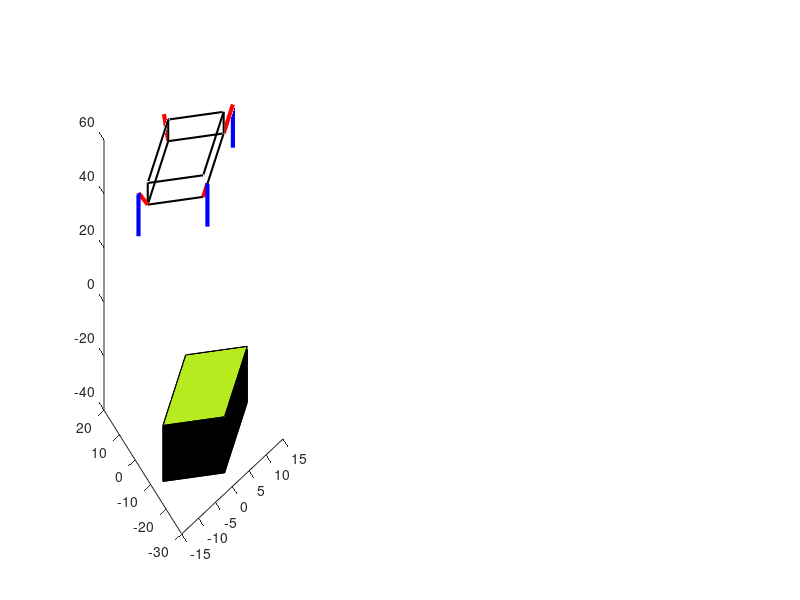

Recreate this plot in MATLAB. (Note: this script raises an error after producing the figure.)
clc; clear; close all;


%@@@@@@@@@@@@@@@@@@@@@@@@@@@@@@@@@@@@@@@@@@@@@@@@@@@@@@@@@@@@@@@@@@@@@@@@@@@@@@@@@@@@@@@@@@@@@@@@@@@@@@Leg Landing variable setting지면으로부터 50위에있음


L_ang1_east = 430;                                                % L1 이동경로설정(EAST)
L_theta1_east = L_ang1_east*(pi/180);
L_r1_east = 8;                                                    % L1 원의반지름
L_x1_east = L_r1_east*cos(L_theta1_east)+11.25;                   % X축 평행이동 및 설정
L_z1_east = L_r1_east*sin(L_theta1_east)+50 ;                     % Z축 설정

L_ang2_east = 430;                                                % L2 이동경로 설정(EAST)
L_theta2_east = L_ang2_east*(pi/180);
L_r2_east = 8;                                                    % L2 원의반지름
L_x2_east = L_r2_east*cos(L_theta2_east)+11.25;                   % X축 평행이동 및 설정
L_z2_east = L_r2_east*sin(L_theta2_east)+34;                      % Z축 평행이동 및 설정
    
L_ang1_west = 110;                                                % L1 이동경로설정(WEST)
L_theta1_west = L_ang1_west*(pi/180);
L_r1_west = 8;                                                    % L1 원의반지름
L_x1_west = L_r1_west*cos(L_theta1_west)-11.25;                   % X축 평행이동 및 설정 
L_z1_west = L_r1_west*sin(L_theta1_west)+50;                      % Z축 설정

L_ang2_west = 110;                                                % L2 이동경로 설정(WEST)
L_theta2_west = L_ang2_west*(pi/180);
L_r2_west = 8;                                                    % L2원의반지름
L_x2_west = L_r2_west*cos(L_theta2_west)-11.25;                   % X축 평행이동 및 설정
L_z2_west = L_r2_west*sin(L_theta2_west)+34;                      % Z축 평행이동 및 설정

L_ang1_north = 430;                                               % L1 이동경로설정(NORTH)
L_theta1_north = L_ang1_north*(pi/180);
L_r1_north = 8;                                                   % 원의반지름
L_y1_north = L_r1_north*cos(L_theta1_north)+11.25;                % Y축 평행이동 및 설정 
L_z1_north = L_r1_north*sin(L_theta1_north)+50;                   % Z축 설정

L_ang2_north = 430;                                               % L2 이동경로 설정(NORTH)
L_theta2_north = L_ang2_north*(pi/180);
L_r2_north = 8;                                                   % 원의반지름
L_y2_north = L_r2_north*cos(L_theta2_north)+11.25;                % Y축 평행이동 및 설정
L_z2_north = L_r2_north*sin(L_theta2_north)+34;                   % Z축 평행이동 및 설정

L_ang1_south = 110;                                               % L1 이동경로설정(SOUTH)
L_theta1_south = L_ang1_south*(pi/180);
L_r1_south = 8;                                                   % 원의반지름
L_y1_south = L_r1_south*cos(L_theta1_south)-11.25;                % Y축 평행이동 및 설정 
L_z1_south = L_r1_south*sin(L_theta1_south)+50;                   % Z축 설정

L_ang2_south = 110;                                               % L2 이동경로 설정(SOUTH)
L_theta2_south = L_ang2_south*(pi/180);
L_r2_south = 8;                                                   % 원의반지름
L_y2_south = L_r2_south*cos(L_theta2_south)-11.25;                % Y축 평행이동 및 설정
L_z2_south = L_r2_south*sin(L_theta2_south)+34;                   % Z축 평행이동 및 설정


%@@@@@@@@@@@@@@@@@@@@@@@@@@@@@@@@@@@@@@@@@@@@@@@@@@@@@@@@@@@@@@@@@@@@@@@@@@@@@@@@@@@@@@@@@@@@@@@@@@@@@@Leg down variable setting


Legd_ang1_east = 430;                                                   % L1 이동경로설정(EAST)
Legd_theta1_east = Legd_ang1_east*(pi/180);
Legd_r1_east = 8;                                                       % L1 원의반지름
Legd_x1_east = Legd_r1_east*cos(Legd_theta1_east)+11.25;                % X축 평행이동 및 설정
Legd_z1_east = Legd_r1_east*sin(Legd_theta1_east);                      % Z축 설정

Legd_ang2_east = 430;                                                   % L2 이동경로 설정(EAST)
Legd_theta2_east = Legd_ang2_east*(pi/180);
Legd_r2_east = 8;                                                       % L2 원의반지름
Legd_x2_east = Legd_r2_east*cos(Legd_theta2_east)+11.25;                % X축 평행이동 및 설정
Legd_z2_east = Legd_r2_east*sin(Legd_theta2_east)-16;                   % Z축 평행이동 및 설정

Legd_ang1_west = [110:1:270];                                           % L1 이동경로설정(WEST)
Legd_theta1_west = Legd_ang1_west*(pi/180);
Legd_r1_west = 8;                                                       % L1 원의반지름
Legd_x1_west = Legd_r1_west*cos(Legd_theta1_west)-11.25;                % X축 평행이동 및 설정 
Legd_z1_west = Legd_r1_west*sin(Legd_theta1_west);                      % Z축 설정

Legd_ang2_west = [110:1:270];                                           % L2 이동경로 설정(WEST)
Legd_theta2_west = Legd_ang2_west*(pi/180);
Legd_r2_west = 8;                                                       % L2원의반지름
Legd_x2_west = Legd_r2_west*cos(Legd_theta2_west)-11.25;                % X축 평행이동 및 설정
Legd_z2_west = Legd_r2_west*sin(Legd_theta2_west)-16;                   % Z축 평행이동 및 설정

Legd_ang1_north = [430:-1:377,linspace(377,377,107)];                    % L1 이동경로설정(NORTH)
Legd_theta1_north = Legd_ang1_north*(pi/180);
Legd_r1_north = 8;                                                      % 원의반지름
Legd_y1_north = Legd_r1_north*cos(Legd_theta1_north)+11.25;             % Y축 평행이동 및 설정 
Legd_z1_north = Legd_r1_north*sin(Legd_theta1_north);                   % Z축 설정

Legd_ang2_north = [430:-1:377,linspace(377,377,107)];                    % L2 이동경로 설정(NORTH)
Legd_theta2_north = Legd_ang2_north*(pi/180);
Legd_r2_north = 8;                                                      % 원의반지름
Legd_y2_north = Legd_r2_north*cos(Legd_theta2_north)+11.25;             % Y축 평행이동 및 설정
Legd_z2_north = Legd_r2_north*sin(Legd_theta2_north)-16;                % Z축 평행이동 및 설정

Legd_ang1_south = [110:1:200,linspace(200,200,70)];                     % L1 이동경로설정(SOUTH)
Legd_theta1_south = Legd_ang1_south*(pi/180);
Legd_r1_south = 8;                                                      % 원의반지름
Legd_y1_south = Legd_r1_south*cos(Legd_theta1_south)-11.25;             % Y축 평행이동 및 설정 
Legd_z1_south = Legd_r1_south*sin(Legd_theta1_south);                   % Z축 설정

Legd_ang2_south = [110:1:200,linspace(200,200,70)];                     % L2 이동경로 설정(SOUTH)
Legd_theta2_south = Legd_ang2_south*(pi/180);
Legd_r2_south = 8;                                                      % 원의반지름
Legd_y2_south = Legd_r2_south*cos(Legd_theta2_south)-11.25;             % Y축 평행이동 및 설정
Legd_z2_south = Legd_r2_south*sin(Legd_theta2_south)-16;                % Z축 평행이동 및 설정


%@@@@@@@@@@@@@@@@@@@@@@@@@@@@@@@@@@@@@@@@@@@@@@@@@@@@@@@@@@@@@@@@@@@@@@@@@@@@@@@@@@@@@@@@@@@@@@@@@@@@@@Leg up variable setting


Legu_ang1_east = 430;                                                   % L1 이동경로설정(EAST)
Legu_theta1_east = Legu_ang1_east*(pi/180);
Legu_r1_east = 8;                                                       % L1 원의반지름
Legu_x1_east = Legu_r1_east*cos(Legu_theta1_east)+11.25;                % X축 평행이동 및 설정
Legu_z1_east = Legu_r1_east*sin(Legu_theta1_east);                      % Z축 설정

Legu_ang2_east = 430;                                                   % L2 이동경로 설정(EAST)
Legu_theta2_east = Legu_ang2_east*(pi/180);
Legu_r2_east = 8;                                                       % L2 원의반지름
Legu_x2_east = Legu_r2_east*cos(Legu_theta2_east)+11.25;                % X축 평행이동 및 설정
Legu_z2_east = Legu_r2_east*sin(Legu_theta2_east)-16;                   % Z축 평행이동 및 설정

Legu_ang1_west = [270:-1:110];                                          % L1 이동경로설정(WEST)
Legu_theta1_west = Legu_ang1_west*(pi/180);
Legu_r1_west = 8;                                                       % L1 원의반지름
Legu_x1_west = Legu_r1_west*cos(Legu_theta1_west)-11.25;                % X축 평행이동 및 설정 
Legu_z1_west = Legu_r1_west*sin(Legu_theta1_west);                      % Z축 설정

Legu_ang2_west = [270:-1:110];                                          % L2 이동경로 설정(WEST)
Legu_theta2_west = Legu_ang2_west*(pi/180);
Legu_r2_west = 8;                                                       % L2원의반지름
Legu_x2_west = Legu_r2_west*cos(Legu_theta2_west)-11.25;                % X축 평행이동 및 설정
Legu_z2_west = Legu_r2_west*sin(Legu_theta2_west)-16;                   % Z축 평행이동 및 설정

Legu_ang1_north = [377:1:430,linspace(430,430,107)];                    % L1 이동경로설정(NORTH)
Legu_theta1_north = Legu_ang1_north*(pi/180);
Legu_r1_north = 8;                                                      % 원의반지름
Legu_y1_north = Legu_r1_north*cos(Legu_theta1_north)+11.25;             % Y축 평행이동 및 설정 
Legu_z1_north = Legu_r1_north*sin(Legu_theta1_north);                   % Z축 설정

Legu_ang2_north = [377:1:430,linspace(430,430,107)];                    % L2 이동경로 설정(NORTH)
Legu_theta2_north = Legu_ang2_north*(pi/180);
Legu_r2_north = 8;                                                      % 원의반지름
Legu_y2_north = Legu_r2_north*cos(Legu_theta2_north)+11.25;             % Y축 평행이동 및 설정
Legu_z2_north = Legu_r2_north*sin(Legu_theta2_north)-16;                % Z축 평행이동 및 설정

Legu_ang1_south = [200:-1:110,linspace(110,110,70)];                    % L1 이동경로설정(SOUTH)
Legu_theta1_south = Legu_ang1_south*(pi/180);
Legu_r1_south = 8;                                                      % 원의반지름
Legu_y1_south = Legu_r1_south*cos(Legu_theta1_south)-11.25;             % Y축 평행이동 및 설정 
Legu_z1_south = Legu_r1_south*sin(Legu_theta1_south);                   % Z축 설정

Legu_ang2_south = [200:-1:110,linspace(110,110,70)];                    % L2 이동경로 설정(SOUTH)
Legu_theta2_south = Legu_ang2_south*(pi/180);
Legu_r2_south = 8;                                                      % 원의반지름
Legu_y2_south = Legu_r2_south*cos(Legu_theta2_south)-11.25;             % Y축 평행이동 및 설정
Legu_z2_south = Legu_r2_south*sin(Legu_theta2_south)-16;                % Z축 평행이동 및 설정


%@@@@@@@@@@@@@@@@@@@@@@@@@@@@@@@@@@@@@@@@@@@@@@@@@@@@@@@@@@@@@@@@@@@@@@@@@@@@@@@@@@@@@@@@@@@@@@@@@@@@@@Leg take off variable setting


T_ang1_east = 430;                                                     % L1 이동경로설정(EAST)
T_theta1_east = T_ang1_east*(pi/180);
T_r1_east = 8;                                                         % L1 원의반지름
T_x1_east = T_r1_east*cos(T_theta1_east)+11.25;                        % X축 평행이동 및 설정
T_z1_east = T_r1_east*sin(T_theta1_east) ;                             % Z축 설정

T_ang2_east = 430;                                                     % L2 이동경로 설정(EAST)
T_theta2_east = T_ang2_east*(pi/180);
T_r2_east = 8;                                                         % L2 원의반지름
T_x2_east = T_r2_east*cos(T_theta2_east)+11.25;                        % X축 평행이동 및 설정
T_z2_east = T_r2_east*sin(T_theta2_east)-16;                           % Z축 평행이동 및 설정

T_ang1_west = 110;                                                     % L1 이동경로설정(WEST)
T_theta1_west = T_ang1_west*(pi/180);
T_r1_west = 8;                                                         % L1 원의반지름
T_x1_west = T_r1_west*cos(T_theta1_west)-11.25;                        % X축 평행이동 및 설정 
T_z1_west = T_r1_west*sin(T_theta1_west);                              % Z축 설정

T_ang2_west = 110;                                                     % L2 이동경로 설정(WEST)
T_theta2_west = T_ang2_west*(pi/180);
T_r2_west = 8;                                                         % L2원의반지름
T_x2_west = T_r2_west*cos(T_theta2_west)-11.25;                        % X축 평행이동 및 설정
T_z2_west = T_r2_west*sin(T_theta2_west)-16;                           % Z축 평행이동 및 설정

T_ang1_north = 430;                                                    % L1 이동경로설정(NORTH)
T_theta1_north = T_ang1_north*(pi/180);
T_r1_north = 8;                                                        % 원의반지름
T_y1_north = T_r1_north*cos(T_theta1_north)+11.25;                     % Y축 평행이동 및 설정 
T_z1_north = T_r1_north*sin(T_theta1_north);                           % Z축 설정

T_ang2_north = 430;                                                    % L2 이동경로 설정(NORTH)
T_theta2_north = T_ang2_north*(pi/180);
T_r2_north = 8;                                                        % 원의반지름
T_y2_north = T_r2_north*cos(T_theta2_north)+11.25;                     % Y축 평행이동 및 설정
T_z2_north = T_r2_north*sin(T_theta2_north)-16;                        % Z축 평행이동 및 설정

T_ang1_south = 110;                                                    % L1 이동경로설정(SOUTH)
T_theta1_south = T_ang1_south*(pi/180);
T_r1_south = 8;                                                        % 원의반지름
T_y1_south = T_r1_south*cos(T_theta1_south)-11.25;                     % Y축 평행이동 및 설정 
T_z1_south = T_r1_south*sin(T_theta1_south);                           % Z축 설정

T_ang2_south = 110;                                                    % L2 이동경로 설정(SOUTH)
T_theta2_south = T_ang2_south*(pi/180);
T_r2_south = 8;                                                        % 원의반지름
T_y2_south = T_r2_south*cos(T_theta2_south)-11.25;                     % Y축 평행이동 및 설정
T_z2_south = T_r2_south*sin(T_theta2_south)-16;                        % Z축 평행이동 및 설정


%@@@@@@@@@@@@@@@@@@@@@@@@@@@@@@@@@@@@@@@@@@@@@@@@@@@@@@@@@@@@@@@@@@@@@@@@@@@@@@@@@@@@@@@@@@@@@@@@@@@@@@Leg down figure!!



Legd_ang1_westf = [110:1:270];                                           % L1 이동경로설정(WEST)
Legd_theta1_westf = Legd_ang1_westf*(pi/180);
Legd_r1_westf = 8;                                                       % L1 원의반지름
Legd_x1_westf = Legd_r1_westf*cos(Legd_theta1_westf);                      % X축 평행이동 및 설정 
Legd_y1_westf = Legd_r1_westf*sin(Legd_theta1_westf);                      % Z축 설정
                                          
Legd_x2_westf = Legd_r1_westf*cos(Legd_theta1_westf);                      % X축 평행이동 및 설정
Legd_y2_westf = Legd_r1_westf*sin(Legd_theta1_westf)-16;                   % Z축 평행이동 및 설정


Legd_ang1_northf = [430:-1:377,linspace(377,377,107)];                                           % L1 이동경로설정(NORTH)
Legd_theta1_northf = Legd_ang1_northf*(pi/180);
Legd_r1_northf = 8;                                                        % 원의반지름
Legd_x1_northf = Legd_r1_northf*cos(Legd_theta1_northf);                   % Y축 평행이동 및 설정 
Legd_y1_northf = Legd_r1_northf*sin(Legd_theta1_northf);                   % Z축 설정
                                                 
Legd_x2_northf = Legd_r1_northf*cos(Legd_theta1_northf);                   % Y축 평행이동 및 설정
Legd_y2_northf = Legd_r1_northf*sin(Legd_theta1_northf)-16;                % Z축 평행이동 및 설정



Legd_ang1_southf = [110:1:200,linspace(200,200,70)];                                            % L1 이동경로설정(SOUTH)
Legd_theta1_southf = Legd_ang1_southf*(pi/180);
Legd_r1_southf = 8;                                                        % 원의반지름
Legd_x1_southf = Legd_r1_southf*cos(Legd_theta1_southf);                   % Y축 평행이동 및 설정 
Legd_y1_southf = Legd_r1_southf*sin(Legd_theta1_southf);                   % Z축 설정
                                                   
Legd_x2_southf = Legd_r1_southf*cos(Legd_theta1_southf);                   % Y축 평행이동 및 설정
Legd_y2_southf = Legd_r1_southf*sin(Legd_theta1_southf)-16;                % Z축 평행이동 및 설정


%@@@@@@@@@@@@@@@@@@@@@@@@@@@@@@@@@@@@@@@@@@@@@@@@@@@@@@@@@@@@@@@@@@@@@@@@@@@@@@@@@@@@@@@@@@@@@@@@@@@@@@Leg up figure!!


Legu_ang1_westf = [270:-1:110];                                            % L1 이동경로설정(WEST)
Legu_theta1_westf = Legu_ang1_westf*(pi/180);
Legu_r1_westf = 8;                                                         % L1 원의반지름
Legu_x1_westf = Legu_r1_westf*cos(Legu_theta1_westf);                      % X축 평행이동 및 설정 
Legu_y1_westf = Legu_r1_westf*sin(Legu_theta1_westf);                      % Z축 설정
                                               
Legu_x2_westf = Legu_r1_westf*cos(Legu_theta1_westf);                      % X축 평행이동 및 설정
Legu_y2_westf = Legu_r1_westf*sin(Legu_theta1_westf)-16;                   % Z축 평행이동 및 설정

Legu_ang1_northf = [377:1:430,linspace(430,430,107)];                      % L1 이동경로설정(NORTH)
Legu_theta1_northf = Legu_ang1_northf*(pi/180);
Legu_r1_northf = 8;                                                        % 원의반지름
Legu_x1_northf = Legu_r1_northf*cos(Legu_theta1_northf);                   % Y축 평행이동 및 설정 
Legu_y1_northf = Legu_r1_northf*sin(Legu_theta1_northf);                   % Z축 설정
                                             
Legu_x2_northf = Legu_r1_northf*cos(Legu_theta1_northf);                   % Y축 평행이동 및 설정
Legu_y2_northf = Legu_r1_northf*sin(Legu_theta1_northf)-16;                % Z축 평행이동 및 설정

Legu_ang1_southf = [200:-1:110,linspace(110,110,70)];                    % L1 이동경로설정(SOUTH)
Legu_theta1_southf = Legu_ang1_southf*(pi/180);
Legu_r1_southf = 8;                                                      % 원의반지름
Legu_x1_southf = Legu_r1_southf*cos(Legu_theta1_southf);             % Y축 평행이동 및 설정 
Legu_y1_southf = Legu_r1_southf*sin(Legu_theta1_southf);                   % Z축 설정
                                           
Legu_x2_southf = Legu_r1_southf*cos(Legu_theta1_southf);             % Y축 평행이동 및 설정
Legu_y2_southf = Legu_r1_southf*sin(Legu_theta1_southf)-16;                % Z축 평행이동 및 설정


%@@@@@@@@@@@@@@@@@@@@@@@@@@@@@@@@@@@@@@@@@@@@@@@@@@@@@@@@@@@@@@@@@@@@@@@@@@@@@@@@@@@@@@@@@@@@@@@@@@@@@@draw figure


hf = figure;                             %figure창생성
ha = axes(hf);                           %figure창에 좌표넣기


%@@@@@@@@@@@@@@@@@@@@@@@@@@@@@@@@@@@@@@@@@@@@@@@@@@@@@@@@@@@@@@@@@@@@@@@@@@@@@@@@@@@@@@@@@@@@@@@@@@@@@@draw graph

subplot(3,9,[1,2 3,10,11,12,19,20,21],ha);


box_L1 = plot3(ha,[-11.25 0],[0 -11.25],[50 50],'k','Linewidth',1.5);                        %부품넣을공간 생성(밑면)-착륙
hold(ha,'on');                                                                               %한 FIGURE에 2개이상 그래프  
box_L2 = plot3(ha,[0 11.25],[-11.25 0],[50 50],'k','Linewidth',1.5);                         %부품넣을공간 생성(밑면)-착륙
box_L3 = plot3(ha,[11.25 0],[0 11.25],[50 50],'k','Linewidth',1.5);                          %부품넣을공간 생성(밑면)-착륙
box_L4 = plot3(ha,[0 -11.25],[11.25 0],[50 50],'k','Linewidth',1.5);                         %부품넣을공간 생성(밑면)-착륙
box_L5 = plot3(ha,[0 0],[-11.25 -11.25],[50 50],'k','Linewidth',1.5);                        %부품넣을공간 생성(높이)-착륙
box_L6 = plot3(ha,[11.25 11.25],[0 0],[50 58],'k','Linewidth',1.5);                          %부품넣을공간 생성(높이)-착륙
box_L7 = plot3(ha,[0 0],[11.25 11.25],[50 58],'k','Linewidth',1.5);                          %부품넣을공간 생성(높이)-착륙
box_L8 = plot3(ha,[-11.25 -11.25],[0 0],[50 58],'k','Linewidth',1.5);                        %부품넣을공간 생성(높이)-착륙
box_L9 = plot3(ha,[-11.25 0],[0 -11.25],[58 58],'k','Linewidth',1.5);                        %부품넣을공간 생성(윗면)-착륙
box_L10 = plot3(ha,[0 11.25],[-11.25 0],[58 58],'k','Linewidth',1.5);                        %부품넣을공간 생성(윗면)-착륙
box_L11 = plot3(ha,[11.25 0],[0 11.25],[58 58],'k','Linewidth',1.5);                         %부품넣을공간 생성(윗면)-착륙
box_L12 = plot3(ha,[0 -11.25],[11.25 0],[58 58],'k','Linewidth',1.5);                        %부품넣을공간 생성(윗면)-착륙

Leg_L1 = plot3(ha,[11.25 L_x1_east],[0 0],[50 L_z1_east],'r','Linewidth',3);                         %EAST_L1 다리생성-착륙
Leg_L2 = plot3(ha,[L_x1_east L_x2_east],[0 0],[L_z1_east L_z2_east],'b','Linewidth',3);              %EAST_L2 다리생성-착륙
Leg_L3 = plot3(ha,[-11.25 L_x1_west],[0 0],[50 L_z1_west],'r','Linewidth',3);                        %WEST_L1 다리생성-착륙
Leg_L4 = plot3(ha,[L_x1_west L_x2_west],[0 0],[L_z1_west L_z2_west],'b','Linewidth',3);              %WEST_L2 다리생성-착륙
Leg_L5 = plot3(ha,[0 0],[11.25 L_y1_north],[50 L_z1_north],'r','Linewidth',3);                       %NORTH_L1 다리생성-착륙
Leg_L6 = plot3(ha,[0 0],[L_y1_north L_y2_north],[L_z1_north L_z1_north],'b','Linewidth',3);          %NORTH_L2 다리생성-착륙
Leg_L7 = plot3(ha,[0 0],[-11.25 L_y1_south],[50 L_z1_south],'r','Linewidth',3);                      %SOUTH_L1 다리생성-착륙
Leg_L8 = plot3(ha,[0 0],[L_y1_south L_y2_south],[L_z1_south L_z2_south],'b','Linewidth',3);          %SOUTH_L2 다리생성-착륙


%@@@@@@@@@@@@@@@@@@@@@@@@@@@@@@@@@@@@@@@@@@@@@@@@@@@@@@@@@@@@@@@@@@@@@@@@@@@@@@@@@@@@@@@@@@@@@@@@@@@@@@draw slop


%south(3번째로 높음) 원점으로부터18.8
burby1=[0 -25 -39.5 ; 12.5 -12.5 -39.5; 0 0 -39.5; -12.5 -12.5 -39.5; 0 -25 -18.8 ; 12.5 -12.5 -18.8; 0 0 -18.8; -12.5 -12.5 -18.8];
face_burby1 = [1 2 3 4; 1 2 6 5; 2 3 7 6; 3 4 8 7; 1 4 8 5; 5 6 7 8];
Ic1=[0 0 0;0 0 0 ;0 0 0;0 0 0;0 0 0; 0.71 0.92 0.12];
burby1 = patch('Faces',face_burby1,'Vertices',burby1,'FaceVertexCData',Ic1,'FaceColor','flat');         
alpha(burby1,0.3) ;                                                                                     %경사면 투명도 조정
%north(2번째로 높음) 원점으로부터13.64
burby2=[0 0 -39.5 ; 12.5 12.5 -39.5; 0 25 -39.5; -12.5 12.5 -39.5; 0 0 -13.64 ; 12.5 12.5 -13.64; 0 25 -13.64; -12.5 12.5 -13.64];                                                                          
face_burby2 = [1 2 3 4; 1 2 6 5; 2 3 7 6; 3 4 8 7; 1 4 8 5; 5 6 7 8];
Ic2=[0 0 0;0 0 0 ;0 0 0;0 0 0;0 0 0; 0.71 0.92 0.12];
burby2 = patch('Faces',face_burby2,'Vertices',burby2,'FaceVertexCData',Ic2,'FaceColor','flat');         
alpha(burby2,0.3);
%east(1번째로 높음) 원점으로부터8.4
burby3=[12.5 -12.5 -39.5 ; 25 0 -39.5; 12.5 12.5 -39.5; 0 0 -39.5; 12.5 -12.5 -8.48 ; 25 0 -8.48; 12.5 12.5 -8.48; 0 0 -8.48];
face_burby3 = [1 2 3 4; 1 2 6 5; 2 3 7 6; 3 4 8 7; 1 4 8 5; 5 6 7 8];
Ic3=[0 0 0;0 0 0 ;0 0 0;0 0 0;0 0 0; 0.71 0.92 0.12];
burby3 = patch('Faces',face_burby3,'Vertices',burby3,'FaceVertexCData',Ic3,'FaceColor','flat');         
alpha(burby3,0.3);
%west(4번째로 높음) 원점으로부터23.98
burby4=[-12.5 -12.5 -39.5 ; 0 0 -39.5; -12.5 12.5 -39.5; -25 0 -39.5; -12.5 -12.5 -23.98 ; 0 0 -23.98; -12.5 12.5 -23.98; -25 0 -23.98];
face_burby4 = [1 2 3 4; 1 2 6 5; 2 3 7 6; 3 4 8 7; 1 4 8 5; 5 6 7 8];
Ic4=[0 0 0;0 0 0 ;0 0 0;0 0 0;0 0 0; 0.71 0.92 0.12];
burby4 = patch('Faces',face_burby4,'Vertices',burby4,'FaceVertexCData',Ic4,'FaceColor','flat');         
alpha(burby4,0.3);


%-----------------subplot
subplot(3,9,6); % north,theta1

plot([0 2.7362],[0 7.5175],'r','LineWidth',2);
title('θ1','Color','r');
yline(0,'k','LineWidth',0.1);
xline(0,'k','LineWidth',0.1);
axis([-5 10 -25 10]);
grid on

subplot(3,9,7); % north,theta2

plot([0 2.7362],[0 7.5175],'r','LineWidth',2);
hold on;
plot([2.7362 2.7362],[7.5175 -8.4825],'b','LineWidth',2);
yline(0,'k','LineWidth',0.1);
xline(0,'k','LineWidth',0.1);
axis([-5 10 -25 10]) ;  
title('θ2','Color','b');
grid on
 

%-----------------subplot
subplot(3,9,13); % west,theta1

plot([0 -2.7362],[0 7.5175],'r','LineWidth',2);
title('θ1','Color','r');
grid on
yline(0,'k','LineWidth',0.1);
xline(0,'k','LineWidth',0.1);
axis([-10 5 -25 10]);


subplot(3,9,14); % west,theta2

plot([0 -2.7362],[0 7.5175],'r','LineWidth',2);
hold on;
plot([-2.7362 -2.7362],[7.5175 -8.4825],'b','LineWidth',2);
grid on
title('θ2','Color','b');
xline(0,'k','LineWidth',0.1);
yline(0,'k','LineWidth',0.1);
axis([-10 5 -25 10]);


%-----------------subplot
subplot(3,9,17); % east,theta1

plot([0 2.7362],[0 7.5175],'r','LineWidth',2);
title('θ1','Color','r');
yline(0,'k','LineWidth',0.1);
xline(0,'k','LineWidth',0.1);
axis([-5 10 -25 10])
grid on 


subplot(3,9,18); % east,theta2

plot([0 2.7362],[0 7.5175],'r','LineWidth',2);
hold on;
plot([2.7362 2.7362],[7.5175 -8.4825],'b','LineWidth',2);
yline(0,'k','LineWidth',0.1);
xline(0,'k','LineWidth',0.1);
axis([-5 10 -25 10])   
title('θ2','Color','b');
grid on 


%-----------------subplot
subplot(3,9,24); % west,theta1

plot([0 -2.7362],[0 7.5175],'r','LineWidth',2);
title('θ1','Color','r');
grid on
yline(0,'k','LineWidth',0.1);
xline(0,'k','LineWidth',0.1);
axis([-10 5 -25 10]);


subplot(3,9,25); % west,theta2

plot([0 -2.7362],[0 7.5175],'r','LineWidth',2);
hold on;
plot([-2.7362 -2.7362],[7.5175 -8.4825],'b','LineWidth',2);
grid on
title('θ2','Color','b');
xline(0,'k','LineWidth',0.1);
yline(0,'k','LineWidth',0.1);
axis([-10 5 -25 10]);


%-----------------subplot
subplot(3,9,[15 16]); % drone

a=[0 -5 ; 5 0 ; 0 5 ; -5 0];
faced = [1 2 3 4];
patch('Faces',faced,'Vertices',a,'FaceColor',[0.71 0.92 0.12]); 
hold on;
plot([0 0],[5 13],'r','Linewidth',3);
plot([0 0],[-5 -13],'r','Linewidth',3);
plot([-13 -5],[0 0],'r','Linewidth',3);
plot([5 13],[0 0],'r','Linewidth',3);
legend('drone','Position',[0.68 0.61 0 0]);
grid on
axis([-15 15 -15 15]);
axis('equal');  

%@@@@@@@@@@@@@@@@@@@@@@@@@@@@@@@@@@@@@@@@@@@@@@@@@@@@@@@@@@@@@@@@@@@@@@@@@@@@@@@@@@@@@@@@@@@@@@@@@@@@@@camera setting


axis(ha,'equal');                        %좌표에서 x축, y축 길이 동일
set(ha,'XLim',[-40 40]);                 %좌표에서 x축 설정
set(ha,'YLim',[-40 40]);                 %좌표에서 y축 설정
set(ha,'ZLim',[-40 70]);                 %좌표에서 y축 설정
grid(ha,'on');                           %좌표에 그리드 넣기
xlabel(ha,'X');
ylabel(ha,'Y');
zlabel(ha,'Z'); 
title(ha,'bumpy surface');

set(ha,'XTickLabelMode','auto');                  %cam x축 좌표고정
set(ha,'XTickMode','auto');
set(ha,'YTickLabelMode','auto');                  %cam y축 좌표고정
set(ha,'YTickMode','auto');
set(ha,'ZTickLabelMode','auto');                  %cam z축 좌표고정
set(ha,'ZTickMode','auto');

%@@@@@@@@@@@@@@@@@@@@@@@@@@@@@@@@@@@@@@@@@@@@@@@@@@@@@@@@@@@@@@@@@@@@@@@@@@@@@@@@@@@@@@@@@@@@@@@@@@@@@@Landing!
pause(10);
aL=linspace(1,1,50);                                 %1값을 50개 만들기
cam_angL = linspace(45,90,length(aL)); 
                             
for iL = 1:length(aL)                                 %50번반복
set(box_L1,'ZData',[50-iL 50-iL]);                    %시작위치는 밑변:50,윗면:58 이며, 1씩 감소(50번 반복)
set(box_L2,'ZData',[50-iL 50-iL]);
set(box_L3,'ZData',[50-iL 50-iL]);
set(box_L4,'ZData',[50-iL 50-iL]);
set(box_L5,'ZData',[50-iL 58-iL]);
set(box_L6,'ZData',[50-iL 58-iL]);
set(box_L7,'ZData',[50-iL 58-iL]);
set(box_L8,'ZData',[50-iL 58-iL]);
set(box_L9,'ZData',[58-iL 58-iL]);
set(box_L10,'ZData',[58-iL 58-iL]);
set(box_L11,'ZData',[58-iL 58-iL]);
set(box_L12,'ZData',[58-iL 58-iL]);
set(Leg_L1,'ZData',[50-iL L_z1_east-iL]);
set(Leg_L2,'ZData',[L_z1_east-iL L_z2_east-iL]);
set(Leg_L3,'ZData',[50-iL L_z1_west-iL]);
set(Leg_L4,'ZData',[L_z1_west-iL L_z2_west-iL]);
set(Leg_L5,'ZData',[50-iL L_z1_north-iL]);
set(Leg_L6,'ZData',[L_z1_north-iL L_z2_north-iL]);
set(Leg_L7,'ZData',[50-iL L_z1_south-iL]);
set(Leg_L8,'ZData',[L_z1_south-iL L_z2_south-iL]);
pause(0.08);                                        %0.08초딜레이

cam_xL = 80*cos(cam_angL(iL)*pi/180);                                   %x축 으로 돌아가는범위 조절
cam_yL = 80*sin(cam_angL(iL)*pi/180);                                   %y축 으로 돌아가는범위 조절
cam_zL = 20;                                                               %z축은 고정(위에서 내려다보기)
set(ha,'CameraPosition',[cam_xL cam_yL cam_zL]);                            %cam의 handle속성값 바꾸기

end

pause(1);                                           %착륙후 1초쉬기 

delete(Leg_L1);                 %랜딩용 다리지우기
delete(Leg_L2);                 %랜딩용 다리지우기
delete(Leg_L3);                 %랜딩용 다리지우기
delete(Leg_L4);                 %랜딩용 다리지우기
delete(Leg_L5);                 %랜딩용 다리지우기
delete(Leg_L6);                 %랜딩용 다리지우기
delete(Leg_L7);                 %랜딩용 다리지우기
delete(Leg_L8);                 %랜딩용 다리지우기
delete(subplot(3,9,6));
delete(subplot(3,9,7));
delete(subplot(3,9,13));
delete(subplot(3,9,14));
delete(subplot(3,9,24));
delete(subplot(3,9,25));

%@@@@@@@@@@@@@@@@@@@@@@@@@@@@@@@@@@@@@@@@@@@@@@@@@@@@@@@@@@@@@@@@@@@@@@@@@@@@@@@@@@@@@@@@@@@@@@@@@@@@@@Leg down!


Leg_d1 = plot3(ha,[11.25 Legd_x1_east],[0 0],[0 Legd_z1_east],'r','Linewidth',3);                                        %EAST_L1 다리생성-접기
Leg_d2 = plot3(ha,[Legd_x1_east Legd_x2_east],[0 0],[Legd_z1_east Legd_z2_east],'b','Linewidth',3);                      %EAST_L2 다리생성-접기
Leg_d3 = plot3(ha,[-11.25 Legd_x1_west(8)],[0 0],[0 Legd_z1_west(8)],'r','Linewidth',3);                                 %WEST_L1 다리생성-접기
Leg_d4 = plot3(ha,[Legd_x1_west(8) Legd_x2_west(8)],[0 0],[Legd_z1_west(8) Legd_z2_west(8)],'b','Linewidth',3);          %WEST_L2 다리생성-접기
Leg_d5 = plot3(ha,[0 0],[11.25 Legd_y1_north(8)],[0 Legd_z1_north(8)],'r','Linewidth',3);                                %NORTH_L1 다리생성-접기
Leg_d6 = plot3(ha,[0 0],[Legd_y1_north(8) Legd_y2_north(8)],[Legd_z1_north(8) Legd_z2_north(8)],'b','Linewidth',3);      %NORTH_L2 다리생성-접기
Leg_d7 = plot3(ha,[0 0],[-11.25 Legd_y1_south(8)],[0 Legd_z1_south(8)],'r','Linewidth',3);                               %SOUTH_L1 다리생성-접기
Leg_d8 = plot3(ha,[0 0],[Legd_y1_south(8) Legd_y2_south(8)],[Legd_z1_south(8) Legd_z2_south(8)],'b','Linewidth',3);      %SOUTH_L2 다리생성-접기

%-----------------make subplot for leg down
northd_theta1=subplot(3,9,6); % north,theta1

subd_north = plot([0 Legd_x1_northf(8)],[0 Legd_y1_northf(8)],'r','LineWidth',2);
title('θ1','Color','r');
yline(0,'k','LineWidth',0.1);
xline(0,'k','LineWidth',0.1);
axis([-5 10 -25 10]);
grid on

%hl_northd_theta1=legend(northd_theta1,['theta1 = ',num2str(0)]);

subplot(3,9,7); % north,theta2

subd_north1 = plot([0 Legd_x1_northf(8)],[0 Legd_y1_northf(8)],'r','LineWidth',2);
hold on;
subd_north2 = plot([Legd_x1_northf(8) Legd_x2_northf(8)],[Legd_y1_northf(8) Legd_y2_northf(8)],'b','LineWidth',2);
yline(0,'k','LineWidth',0.1);
xline(0,'k','LineWidth',0.1);
axis([-5 10 -25 10]) ;  
title('θ2','Color','b');
grid on

%-----------------subplot
subplot(3,9,13); % west,theta1

subd_west = plot([0 Legd_x1_westf(8)],[0 Legd_y1_westf(8)],'r','LineWidth',2);
title('θ1','Color','r');
grid on
yline(0,'k','LineWidth',0.1);
xline(0,'k','LineWidth',0.1);
axis([-10 5 -25 10]);

subplot(3,9,14); % west,theta2

subd_west1 = plot([0 Legd_x1_westf(8)],[0 Legd_y1_westf(8)],'r','LineWidth',2);
hold on;
subd_west2 = plot([Legd_x1_westf(8) Legd_x2_westf(8)],[Legd_y1_westf(8) Legd_y2_westf(8)],'b','LineWidth',2);
grid on
title('θ2','Color','b');
xline(0,'k','LineWidth',0.1);
yline(0,'k','LineWidth',0.1);
axis([-10 5 -25 10]);


%-----------------subplot
subplot(3,9,24); % south,theta1

subd_south = plot([0 Legd_x1_southf(8)],[0 Legd_y1_southf(8)],'r','LineWidth',2);
title('θ1','Color','r');
grid on
yline(0,'k','LineWidth',0.1);
xline(0,'k','LineWidth',0.1);
axis([-10 5 -25 10]);

subplot(3,9,25); % south,theta2

subd_south1 = plot([0 Legd_x1_southf(8)],[0 Legd_y1_southf(8)],'r','LineWidth',2);
hold on;
subd_south2 = plot([Legd_x1_southf(8) Legd_x2_southf(8)],[Legd_y1_southf(8) Legd_y2_southf(8)],'b','LineWidth',2);
grid on
title('θ2','Color','b');
xline(0,'k','LineWidth',0.1);
yline(0,'k','LineWidth',0.1);
axis([-10 5 -25 10]);

cam_ang_Legd = linspace(90,270,length(Legu_theta1_west));                            %Legu_theta1_west와 cam_ang의 벡터값이 같아야하므로 linspace를 이용해 벡터값 맞추기

for i_ptd = 1:length(Legd_theta1_west)                                         %애니매이션 실행 1부터theta_west크기까지 반복

    set(Leg_d3,'XData',[-11.25 Legd_x1_west(i_ptd)], ...                       %L1_WEST 이동하는 선의 x좌표 y좌표를 handle을 이용해 좌표값 반복설정
        'ZData',[0 Legd_z1_west(i_ptd)]           );
    set(Leg_d4,'XData',[Legd_x1_west(i_ptd) Legd_x2_west(i_ptd)], ...          %L2_WEST 이동하는 선의 x좌표 y좌표를 handle을  이용해 좌표값 반복설정
        'ZData',[Legd_z1_west(i_ptd) Legd_z2_west(i_ptd)]      );
    set(Leg_d5,'YData',[11.25 Legd_y1_north(i_ptd)], ...                       %L1_NORTH 이동하는 선의 x좌표 y좌표를 handle을 이용해 좌표값 반복설정
        'ZData',[0 Legd_z1_north(i_ptd)]           );
    set(Leg_d6,'YData',[Legd_y1_north(i_ptd) Legd_y2_north(i_ptd)], ...        %L2_NORTH 이동하는 선의 x좌표 y좌표를 handle을  이용해 좌표값 반복설정
        'ZData',[Legd_z1_north(i_ptd) Legd_z2_north(i_ptd)]      );
    set(Leg_d7,'YData',[-11.25 Legd_y1_south(i_ptd)], ...                      %L1_SOUTH 이동하는 선의 x좌표 y좌표를 handle을 이용해 좌표값 반복설정
        'ZData',[0 Legd_z1_south(i_ptd)]           );
    set(Leg_d8,'YData',[Legd_y1_south(i_ptd) Legd_y2_south(i_ptd)], ...        %L2_SOUTH 이동하는 선의 x좌표 y좌표를 handle을  이용해 좌표값 반복설정
        'ZData',[Legd_z1_south(i_ptd) Legd_z2_south(i_ptd)]      );

    set(subd_west1,'XData',[0 Legd_x1_westf(i_ptd)], ...                       %L1_WEST 이동하는 선의 x좌표 y좌표를 handle을 이용해 좌표값 반복설정
        'YData',[0 Legd_y1_westf(i_ptd)]           );
    set(subd_west2,'XData',[Legd_x1_westf(i_ptd) Legd_x2_westf(i_ptd)], ...          %L2_WEST 이동하는 선의 x좌표 y좌표를 handle을  이용해 좌표값 반복설정
        'YData',[Legd_y1_westf(i_ptd) Legd_y2_westf(i_ptd)]      );

    set(subd_north1,'XData',[0 Legd_x1_northf(i_ptd)], ...                       %L1_NORTH 이동하는 선의 x좌표 y좌표를 handle을 이용해 좌표값 반복설정
        'YData',[0 Legd_y1_northf(i_ptd)]           );
    set(subd_north2,'XData',[Legd_x1_northf(i_ptd) Legd_x2_northf(i_ptd)], ...        %L2_NORTH 이동하는 선의 x좌표 y좌표를 handle을  이용해 좌표값 반복설정
        'YData',[Legd_y1_northf(i_ptd) Legd_y2_northf(i_ptd)]      );

    set(subd_south1,'XData',[0 Legd_x1_southf(i_ptd)], ...                      %L1_SOUTH 이동하는 선의 x좌표 y좌표를 handle을 이용해 좌표값 반복설정
        'YData',[0 Legd_y1_southf(i_ptd)]           );
    set(subd_south2,'XData',[Legd_x1_southf(i_ptd) Legd_x2_southf(i_ptd)], ...        %L2_SOUTH 이동하는 선의 x좌표 y좌표를 handle을  이용해 좌표값 반복설정
        'YData',[Legd_y1_southf(i_ptd) Legd_y2_southf(i_ptd)]      );

    set(subd_west,'XData',[0 Legd_x1_westf(i_ptd)], ...                       %L1_WEST 이동하는 선의 x좌표 y좌표를 handle을 이용해 좌표값 반복설정
        'YData',[0 Legd_y1_westf(i_ptd)]           );
    set(subd_north,'XData',[0 Legd_x1_northf(i_ptd)], ...                       %L1_NORTH 이동하는 선의 x좌표 y좌표를 handle을 이용해 좌표값 반복설정
        'YData',[0 Legd_y1_northf(i_ptd)]           );
    set(subd_south,'XData',[0 Legd_x1_southf(i_ptd)], ...                      %L1_SOUTH 이동하는 선의 x좌표 y좌표를 handle을 이용해 좌표값 반복설정
        'YData',[0 Legd_y1_southf(i_ptd)]           );

    cam_x_Legd = 80*cos(cam_ang_Legd(i_ptd)*pi/180);                                     %x축 으로 돌아가는범위 조절
    cam_y_Legd = 80*sin(cam_ang_Legd(i_ptd)*pi/180);                                     %y축 으로 돌아가는범위 조절
    cam_z_Legd = 15;                                                                 %z축은 고정(위에서 내려다보기)
    set(ha,'CameraPosition',[cam_x_Legd cam_y_Legd cam_z_Legd]);                              %cam의 handle속성값 바꾸기

    pause(0.01);                                                               %0.035초 딜레이 0에가까울수록 빠름(drawnow함수 이용시 제일 빠름)
end

pause(2);    

delete(Leg_d1);                 %랜딩용 다리지우기
delete(Leg_d2);                 %랜딩용 다리지우기
delete(Leg_d3);                 %랜딩용 다리지우기
delete(Leg_d4);                 %랜딩용 다리지우기
delete(Leg_d5);                 %랜딩용 다리지우기
delete(Leg_d6);                 %랜딩용 다리지우기
delete(Leg_d7);                 %랜딩용 다리지우기
delete(Leg_d8);                 %랜딩용 다리지우기

delete(subplot(3,9,6));
delete(subplot(3,9,7));
delete(subplot(3,9,13));
delete(subplot(3,9,14));
delete(subplot(3,9,24));
delete(subplot(3,9,25));

%@@@@@@@@@@@@@@@@@@@@@@@@@@@@@@@@@@@@@@@@@@@@@@@@@@@@@@@@@@@@@@@@@@@@@@@@@@@@@@@@@@@@@@@@@@@@@@@@@@@@@@Leg up!


%-----------------make subplot for leg up
subplot(3,9,6); % north,theta1

subplot(3,9,6); % north,theta1

subu_north = plot([0 Legu_x1_northf(8)],[0 Legu_y1_northf(8)],'r','LineWidth',2);
title('θ1','Color','r');
yline(0,'k','LineWidth',0.1);
xline(0,'k','LineWidth',0.1);
axis([-5 10 -25 10]);
grid on
         
subplot(3,9,7); % north,theta2

subu_north1 = plot([0 Legu_x1_northf(8)],[0 Legu_y1_northf(8)],'r','LineWidth',2);
hold on;
subu_north2 = plot([Legu_x1_northf(8) Legu_x2_northf(8)],[Legu_y1_northf(8) Legu_y2_northf(8)],'b','LineWidth',2);
yline(0,'k','LineWidth',0.1);
xline(0,'k','LineWidth',0.1);
axis([-5 10 -25 10]) ;  
title('θ2','Color','b');
grid on

%-----------------subplot
subplot(3,9,13); % west,theta1

subu_west = plot([0 Legu_x1_westf(8)],[0 Legu_y1_westf(8)],'r','LineWidth',2);
title('θ1','Color','r');
grid on
yline(0,'k','LineWidth',0.1);
xline(0,'k','LineWidth',0.1);
axis([-10 5 -25 10]);

subplot(3,9,14); % west,theta2

subu_west1 = plot([0 Legu_x1_westf(8)],[0 Legu_y1_westf(8)],'r','LineWidth',2);
hold on;
subu_west2 = plot([Legu_x1_westf(8) Legu_x2_westf(8)],[Legu_y1_westf(8) Legu_y2_westf(8)],'b','LineWidth',2);
grid on
title('θ2','Color','b');
xline(0,'k','LineWidth',0.1);
yline(0,'k','LineWidth',0.1);
axis([-10 5 -25 10]);


%-----------------subplot
subplot(3,9,24); % south,theta1

subu_south = plot([0 Legu_x1_southf(8)],[0 Legu_y1_southf(8)],'r','LineWidth',2);
title('θ1','Color','r');
grid on
yline(0,'k','LineWidth',0.1);
xline(0,'k','LineWidth',0.1);
axis([-10 5 -25 10]);

subplot(3,9,25); % south,theta2

subu_south1 = plot([0 Legu_x1_southf(8)],[0 Legu_y1_southf(8)],'r','LineWidth',2);
hold on;
subu_south2 = plot([Legu_x1_southf(8) Legu_x2_southf(8)],[Legu_y1_southf(8) Legu_y2_southf(8)],'b','LineWidth',2);
grid on
title('θ2','Color','b');
xline(0,'k','LineWidth',0.1);
yline(0,'k','LineWidth',0.1);
axis([-10 5 -25 10]);

Leg_u1 = plot3(ha,[11.25 Legu_x1_east],[0 0],[0 Legu_z1_east],'r','Linewidth',3);                                    %EAST_L1 다리생성-펴기
Leg_u2 = plot3(ha,[Legu_x1_east Legu_x2_east],[0 0],[Legu_z1_east Legu_z2_east],'b','Linewidth',3);                  %EAST_L2 다리생성-펴기
Leg_u3 = plot3(ha,[-11.25 Legu_x1_west(8)],[0 0],[0 Legu_z1_west(8)],'r','Linewidth',3);                             %WEST_L1 다리생성-펴기
Leg_u4 = plot3(ha,[Legu_x1_west(8) Legu_x2_west(8)],[0 0],[Legu_z1_west(8) Legu_z2_west(8)],'b','Linewidth',3);      %WEST_L2 다리생성-펴기
Leg_u5 = plot3(ha,[0 0],[11.25 Legu_y1_north(8)],[0 Legu_z1_north(8)],'r','Linewidth',3);                            %NORTH_L1 다리생성-펴기
Leg_u6 = plot3(ha,[0 0],[Legu_y1_north(8) Legu_y2_north(8)],[Legu_z1_north(8) Legu_z2_north(8)],'b','Linewidth',3);  %NORTH_L2 다리생성-펴기
Leg_u7 = plot3(ha,[0 0],[-11.25 Legu_y1_south(8)],[0 Legu_z1_south(8)],'r','Linewidth',3);                           %SOUTH_L1 다리생성-펴기
Leg_u8 = plot3(ha,[0 0],[Legu_y1_south(8) Legu_y2_south(8)],[Legu_z1_south(8) Legu_z2_south(8)],'b','Linewidth',3);  %SOUTH_L2 다리생성-펴기

cam_ang_Legu = linspace(270,90,length(Legu_theta1_west));                    %Legu_theta1_west와 cam_ang의 벡터값이 같아야하므로 linspace를 이용해 벡터값 맞추기

for i_ptu = 1:length(Legu_theta1_west)                                       %애니매이션 실행 1부터theta_west크기까지 반복

    set(Leg_u3,'XData',[-11.25 Legu_x1_west(i_ptu)], ...                     %L1_WEST 이동하는 선의 x좌표 y좌표를 handle을 이용해 좌표값 반복설정
        'ZData',[0 Legu_z1_west(i_ptu)]           );
    set(Leg_u4,'XData',[Legu_x1_west(i_ptu) Legu_x2_west(i_ptu)], ...        %L2_WEST 이동하는 선의 x좌표 y좌표를 handle을  이용해 좌표값 반복설정
        'ZData',[Legu_z1_west(i_ptu) Legu_z2_west(i_ptu)]      );
    set(Leg_u5,'YData',[11.25 Legu_y1_north(i_ptu)], ...                     %L1_NORTH 이동하는 선의 x좌표 y좌표를 handle을 이용해 좌표값 반복설정
        'ZData',[0 Legu_z1_north(i_ptu)]           );
    set(Leg_u6,'YData',[Legu_y1_north(i_ptu) Legu_y2_north(i_ptu)], ...      %L2_NORTH 이동하는 선의 x좌표 y좌표를 handle을  이용해 좌표값 반복설정
        'ZData',[Legu_z1_north(i_ptu) Legu_z2_north(i_ptu)]      );
    set(Leg_u7,'YData',[-11.25 Legu_y1_south(i_ptu)], ...                    %L1_SOUTH 이동하는 선의 x좌표 y좌표를 handle을 이용해 좌표값 반복설정
        'ZData',[0 Legu_z1_south(i_ptu)]           );
    set(Leg_u8,'YData',[Legu_y1_south(i_ptu) Legu_y2_south(i_ptu)], ...      %L2_SOUTH 이동하는 선의 x좌표 y좌표를 handle을  이용해 좌표값 반복설정
        'ZData',[Legu_z1_south(i_ptu) Legu_z2_south(i_ptu)]      );

    set(subu_west1,'XData',[0 Legu_x1_westf(i_ptu)], ...                       %L1_WEST 이동하는 선의 x좌표 y좌표를 handle을 이용해 좌표값 반복설정
        'YData',[0 Legu_y1_westf(i_ptu)]           );
    set(subu_west2,'XData',[Legu_x1_westf(i_ptu) Legu_x2_westf(i_ptu)], ...          %L2_WEST 이동하는 선의 x좌표 y좌표를 handle을  이용해 좌표값 반복설정
        'YData',[Legu_y1_westf(i_ptu) Legu_y2_westf(i_ptu)]      );

    set(subu_north1,'XData',[0 Legu_x1_northf(i_ptu)], ...                       %L1_NORTH 이동하는 선의 x좌표 y좌표를 handle을 이용해 좌표값 반복설정
        'YData',[0 Legu_y1_northf(i_ptu)]           );
    set(subu_north2,'XData',[Legu_x1_northf(i_ptu) Legu_x2_northf(i_ptu)], ...        %L2_NORTH 이동하는 선의 x좌표 y좌표를 handle을  이용해 좌표값 반복설정
        'YData',[Legu_y1_northf(i_ptu) Legu_y2_northf(i_ptu)]      );

    set(subu_south1,'XData',[0 Legu_x1_southf(i_ptu)], ...                      %L1_SOUTH 이동하는 선의 x좌표 y좌표를 handle을 이용해 좌표값 반복설정
        'YData',[0 Legu_y1_southf(i_ptu)]           );
    set(subu_south2,'XData',[Legu_x1_southf(i_ptu) Legu_x2_southf(i_ptu)], ...        %L2_SOUTH 이동하는 선의 x좌표 y좌표를 handle을  이용해 좌표값 반복설정
        'YData',[Legu_y1_southf(i_ptu) Legu_y2_southf(i_ptu)]      );

    set(subu_west,'XData',[0 Legu_x1_westf(i_ptu)], ...                       %L1_WEST 이동하는 선의 x좌표 y좌표를 handle을 이용해 좌표값 반복설정
        'YData',[0 Legu_y1_westf(i_ptu)]           );
    set(subu_north,'XData',[0 Legu_x1_northf(i_ptu)], ...                       %L1_NORTH 이동하는 선의 x좌표 y좌표를 handle을 이용해 좌표값 반복설정
        'YData',[0 Legu_y1_northf(i_ptu)]           );
    set(subu_south,'XData',[0 Legu_x1_southf(i_ptu)], ...                      %L1_SOUTH 이동하는 선의 x좌표 y좌표를 handle을 이용해 좌표값 반복설정
        'YData',[0 Legu_y1_southf(i_ptu)]           );

    cam_x_Legu = 80*cos(cam_ang_Legu(i_ptu)*pi/180);                              %x축 으로 돌아가는범위 조절
    cam_y_Legu = 80*sin(cam_ang_Legu(i_ptu)*pi/180);                              %y축 으로 돌아가는범위 조절
    cam_z_Legu = 15;                                                               %z축은 고정(위에서 내려다보기)
    set(ha,'CameraPosition',[cam_x_Legu cam_y_Legu cam_z_Legu]);                  %cam의 handle속성값 바꾸기

    pause(0.01);                                                                  %0.08초 딜레이 0에가까울수록 빠름(drawnow함수 이용시 제일 빠름)
end

pause(1);    

delete(Leg_u1);                 %랜딩용 다리지우기
delete(Leg_u2);                 %랜딩용 다리지우기
delete(Leg_u3);                 %랜딩용 다리지우기
delete(Leg_u4);                 %랜딩용 다리지우기
delete(Leg_u5);                 %랜딩용 다리지우기
delete(Leg_u6);                 %랜딩용 다리지우기
delete(Leg_u7);                 %랜딩용 다리지우기
delete(Leg_u8);                 %랜딩용 다리지우기
delete(box_L1);                 %랜딩용 몸체지우기
delete(box_L2);                 %랜딩용 몸체지우기
delete(box_L3);                 %랜딩용 몸체지우기
delete(box_L4);                 %랜딩용 몸체지우기
delete(box_L5);                 %랜딩용 몸체지우기
delete(box_L6);                 %랜딩용 몸체지우기
delete(box_L7);                 %랜딩용 몸체지우기
delete(box_L8);                 %랜딩용 몸체지우기
delete(box_L9);                 %랜딩용 몸체지우기
delete(box_L10);                %랜딩용 몸체지우기
delete(box_L11);                %랜딩용 몸체지우기
delete(box_L12);                %랜딩용 몸체지우기

delete(subplot(3,9,6));
delete(subplot(3,9,7));
delete(subplot(3,9,13));
delete(subplot(3,9,14));
delete(subplot(3,9,24));
delete(subplot(3,9,25));

%@@@@@@@@@@@@@@@@@@@@@@@@@@@@@@@@@@@@@@@@@@@@@@@@@@@@@@@@@@@@@@@@@@@@@@@@@@@@@@@@@@@@@@@@@@@@@@@@@@@@@@Take off!


box_T1 = plot3(ha,[-11.25 0],[0 -11.25],[0 0],'k','Linewidth',1.5);                          %부품넣을공간 생성(밑면)-이륙
box_T2 = plot3(ha,[0 11.25],[-11.25 0],[0 0],'k','Linewidth',1.5);                           %부품넣을공간 생성(밑면)-이륙
box_T3 = plot3(ha,[11.25 0],[0 11.25],[0 0],'k','Linewidth',1.5);                            %부품넣을공간 생성(밑면)-이륙
box_T4 = plot3(ha,[0 -11.25],[11.25 0],[0 0],'k','Linewidth',1.5);                           %부품넣을공간 생성(밑면)-이륙
box_T5 = plot3(ha,[0 0],[-11.25 -11.25],[0 0],'k','Linewidth',1.5);                          %부품넣을공간 생성(높이)-이륙
box_T6 = plot3(ha,[11.25 11.25],[0 0],[0 8],'k','Linewidth',1.5);                            %부품넣을공간 생성(높이)-이륙
box_T7 = plot3(ha,[0 0],[11.25 11.25],[0 8],'k','Linewidth',1.5);                            %부품넣을공간 생성(높이)-이륙
box_T8 = plot3(ha,[-11.25 -11.25],[0 0],[0 8],'k','Linewidth',1.5);                          %부품넣을공간 생성(높이)-이륙
box_T9 = plot3(ha,[-11.25 0],[0 -11.25],[8 8],'k','Linewidth',1.5);                          %부품넣을공간 생성(윗면)-이륙
box_T10 = plot3(ha,[0 11.25],[-11.25 0],[8 8],'k','Linewidth',1.5);                          %부품넣을공간 생성(윗면)-이륙
box_T11 = plot3(ha,[11.25 0],[0 11.25],[8 8],'k','Linewidth',1.5);                           %부품넣을공간 생성(윗면)-이륙
box_T12 = plot3(ha,[0 -11.25],[11.25 0],[8 8],'k','Linewidth',1.5);                          %부품넣을공간 생성(윗면)-이륙

Leg_T1 = plot3(ha,[11.25 T_x1_east],[0 0],[0 T_z1_east],'r','Linewidth',3);                          %EAST_L1 다리생성-이륙
Leg_T2 = plot3(ha,[T_x1_east T_x2_east],[0 0],[T_z1_east T_z2_east],'b','Linewidth',3);              %EAST_L2 다리생성-이륙
Leg_T3 = plot3(ha,[-11.25 T_x1_west],[0 0],[0 T_z1_west],'r','Linewidth',3);                         %WEST_L1 다리생성-이륙
Leg_T4 = plot3(ha,[T_x1_west T_x2_west],[0 0],[T_z1_west T_z2_west],'b','Linewidth',3);              %WEST_L2 다리생성-이륙
Leg_T5 = plot3(ha,[0 0],[11.25 T_y1_north],[0 T_z1_north],'r','Linewidth',3);                        %NORTH_L1 다리생성-이륙
Leg_T6 = plot3(ha,[0 0],[T_y1_north T_y2_north],[T_z1_north T_z2_north],'b','Linewidth',3);          %NORTH_L2 다리생성-이륙
Leg_T7 = plot3(ha,[0 0],[-11.25 T_y1_south],[0 T_z1_south],'r','Linewidth',3);                       %SOUTH_L1 다리생성-이륙
Leg_T8 = plot3(ha,[0 0],[T_y1_south T_y2_south],[T_z1_south T_z2_south],'b','Linewidth',3);          %SOUTH_L2 다리생성-이륙

%-----------------subplot
subplot(3,9,6); % north,theta1

plot([0 2.7362],[0 7.5175],'r','LineWidth',2);
title('θ1','Color','r');
yline(0,'k','LineWidth',0.1);
xline(0,'k','LineWidth',0.1);
axis([-5 10 -25 10]);
grid on;


subplot(3,9,7); % north,theta2

plot([0 2.7362],[0 7.5175],'r','LineWidth',2);
hold on;
plot([2.7362 2.7362],[7.5175 -8.4825],'b','LineWidth',2);
yline(0,'k','LineWidth',0.1);
xline(0,'k','LineWidth',0.1);
axis([-5 10 -25 10]) ;  
title('θ2','Color','b');
grid on


%-----------------subplot
subplot(3,9,13); % west,theta1

plot([0 -2.7362],[0 7.5175],'r','LineWidth',2);
title('θ1','Color','r');
grid on
yline(0,'k','LineWidth',0.1);
xline(0,'k','LineWidth',0.1);
axis([-10 5 -25 10]);


subplot(3,9,14); % west,theta2

plot([0 -2.7362],[0 7.5175],'r','LineWidth',2);
hold on;
plot([-2.7362 -2.7362],[7.5175 -8.4825],'b','LineWidth',2);
grid on
title('θ2','Color','b');
xline(0,'k','LineWidth',0.1);
yline(0,'k','LineWidth',0.1);
axis([-10 5 -25 10]);


%-----------------subplot
subplot(3,9,17); % east,theta1

plot([0 2.7362],[0 7.5175],'r','LineWidth',2);
title('θ1','Color','r');
yline(0,'k','LineWidth',0.1);
xline(0,'k','LineWidth',0.1);
axis([-5 10 -25 10])
grid on 


subplot(3,9,18); % east,theta2

plot([0 2.7362],[0 7.5175],'r','LineWidth',2);
hold on;
plot([2.7362 2.7362],[7.5175 -8.4825],'b','LineWidth',2);
yline(0,'k','LineWidth',0.1);
xline(0,'k','LineWidth',0.1);
axis([-5 10 -25 10])   
title('θ2','Color','b');
grid on 


%-----------------subplot
subplot(3,9,24); % west,theta1

plot([0 -2.7362],[0 7.5175],'r','LineWidth',2);
title('θ1','Color','r');
grid on
yline(0,'k','LineWidth',0.1);
xline(0,'k','LineWidth',0.1);
axis([-10 5 -25 10]);


subplot(3,9,25); % west,theta2

plot([0 -2.7362],[0 7.5175],'r','LineWidth',2);
hold on;
plot([-2.7362 -2.7362],[7.5175 -8.4825],'b','LineWidth',2);
grid on
title('θ2','Color','b');
xline(0,'k','LineWidth',0.1);
yline(0,'k','LineWidth',0.1);
axis([-10 5 -25 10]);

aT=linspace(1,1,50);                                 %1값을 50개 만들기
cam_angT = linspace(90,45,length(aT)); 

for iT = 1:length(aT)                                 %50번반복
set(box_T1,'ZData',[iT iT]);                          %시작위치는 밑변:50,윗면:58 이며, 1씩 감소(50번 반복)
set(box_T2,'ZData',[iT iT]);
set(box_T3,'ZData',[iT iT]);
set(box_T4,'ZData',[iT iT]);
set(box_T5,'ZData',[iT 8+iT]);
set(box_T6,'ZData',[iT 8+iT]);
set(box_T7,'ZData',[iT 8+iT]);
set(box_T8,'ZData',[iT 8+iT]);
set(box_T9,'ZData',[8+iT 8+iT]);
set(box_T10,'ZData',[8+iT 8+iT]);
set(box_T11,'ZData',[8+iT 8+iT]);
set(box_T12,'ZData',[8+iT 8+iT]);
set(Leg_T1,'ZData',[iT T_z1_east+iT]);
set(Leg_T2,'ZData',[T_z1_east+iT T_z2_east+iT]);
set(Leg_T3,'ZData',[iT T_z1_west+iT]);
set(Leg_T4,'ZData',[T_z1_west+iT T_z2_west+iT]);
set(Leg_T5,'ZData',[iT T_z1_north+iT]);
set(Leg_T6,'ZData',[T_z1_north+iT T_z2_north+iT]);
set(Leg_T7,'ZData',[iT T_z1_south+iT]);
set(Leg_T8,'ZData',[T_z1_south+iT T_z2_south+iT]);
pause(0.08);                                         %0.08초딜레이

cam_xT = 80*cos(cam_angT(iT)*pi/180);                                   %x축 으로 돌아가는범위 조절
cam_yT = 80*sin(cam_angT(iT)*pi/180);                                   %y축 으로 돌아가는범위 조절
cam_zT = 10;                                                             %z축은 고정(위에서 내려다보기)
set(ha,'CameraPosition',[cam_xT cam_yT cam_zT]);                        %cam의 handle속성값 바꾸기

end
